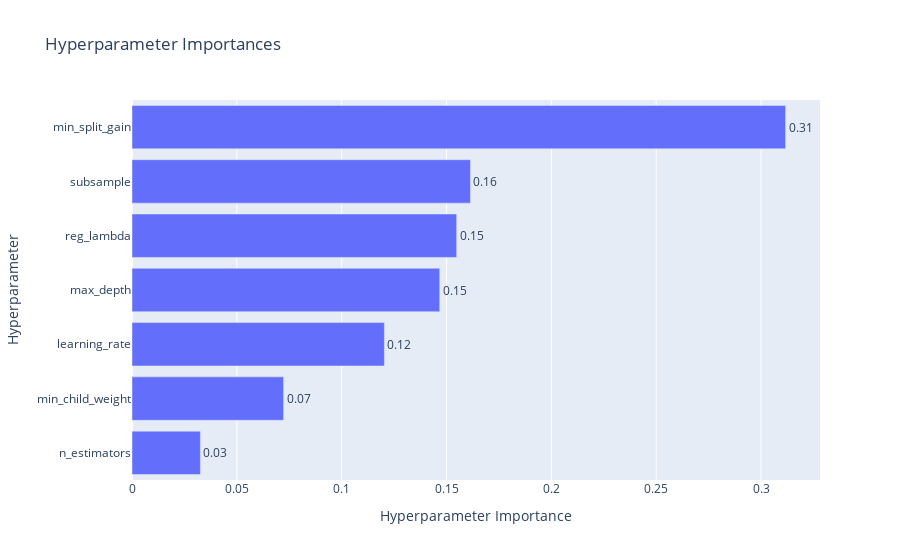

Notebook cell for this chart:
### Code cell
optuna.visualization.plot_param_importances(study)

### Figure 1 — Plotly figure (JSON) as saved in the notebook; plotly's stock layout.template omitted (floating-point values rounded to 4 significant figures)
{"data": [{"cliponaxis": false, "hovertemplate": ["n_estimators (IntDistribution): 0.032617239193470426<extra></extra>", "min_child_weight (IntDistribution): 0.07229239059609961<extra></extra>", "learning_rate (FloatDistribution): 0.12036363468814858<extra></extra>", "max_depth (IntDistribution): 0.14675867982477644<extra></extra>", "reg_lambda (FloatDistribution): 0.15484208117020434<extra></extra>", "subsample (FloatDistribution): 0.16142322859922265<extra></extra>", "min_split_gain (FloatDistribution): 0.311702745928078<extra></extra>"], "name": "Objective Value", "orientation": "h", "text": ["0.03", "0.07", "0.12", "0.15", "0.15", "0.16", "0.31"], "textposition": "outside", "type": "bar", "x": [0.03262, 0.07229, 0.1204, 0.1468, 0.1548, 0.1614, 0.3117], "y": ["n_estimators", "min_child_weight", "learning_rate", "max_depth", "reg_lambda", "subsample", "min_split_gain"]}], "layout": {"title": {"text": "Hyperparameter Importances"}, "xaxis": {"title": {"text": "Hyperparameter Importance"}}, "yaxis": {"title": {"text": "Hyperparameter"}}}}
